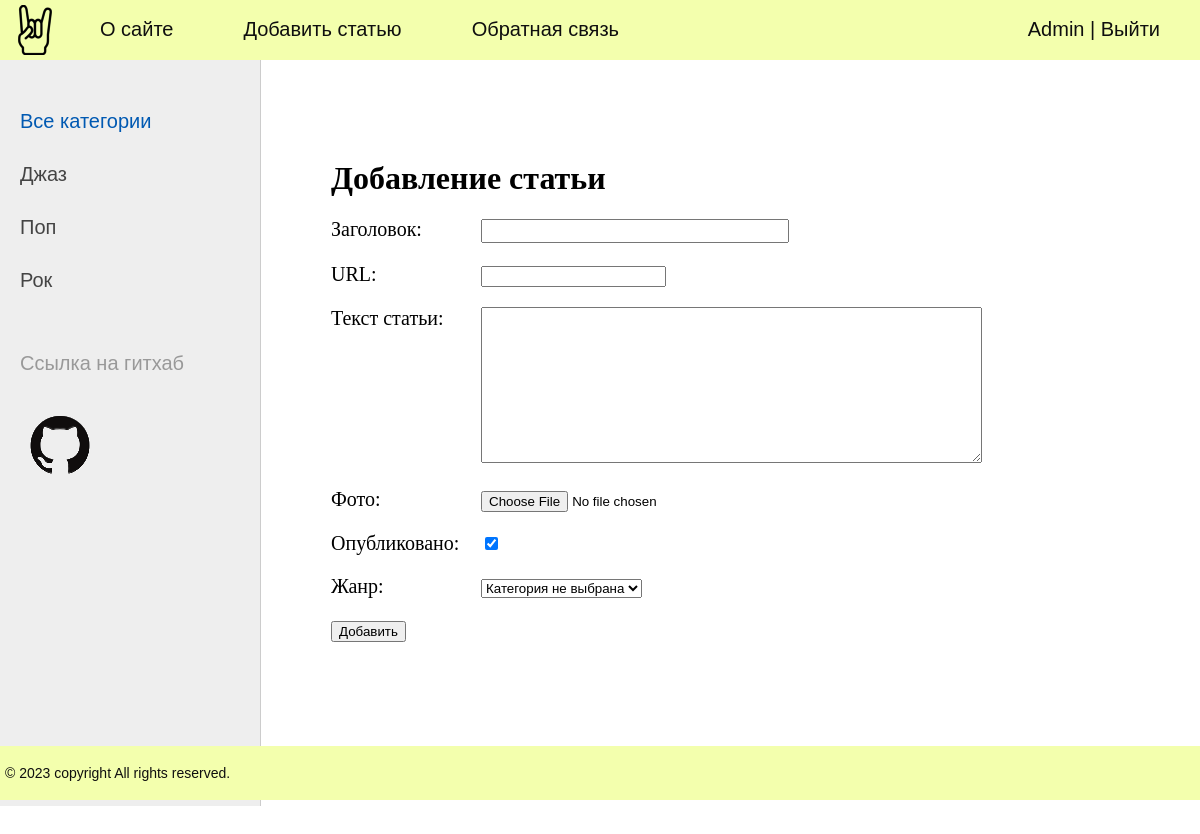
Screenshot of /addpage/ (signed in) with the database file from the repository.
### posts/models.py (models this page shows)
class Category(models.Model):
    name = models.CharField(max_length = 100, db_index = True, verbose_name = 'Жанр')
    slug = models.SlugField(max_length = 255, unique = True, db_index = True, verbose_name = 'URL')
    def __str__(self):
        return self.name
    def get_absolute_url(self):
        return reverse('posts:category', kwargs = {'cat_slug':self.slug})
    class Meta:
        verbose_name = 'Жанр'
        verbose_name_plural = 'Жанры'
        ordering = ['name']

### posts/views.py (the view)
# urls.py: path('addpage/', AddPage.as_view(), name='add_page'),
class AddPage(LoginRequiredMixin, DataMixin, CreateView):
    form_class = AddPostForm
    template_name = 'posts/addpage.html'
    success_url = reverse_lazy('posts:home')
    login_url = reverse_lazy('posts:home')
    def get_context_data(self, *, object_list = None, **kwargs):
        context = super().get_context_data(**kwargs)
        c_def = self.get_user_context(title='Добавление статьи')
        context = dict(list(context.items()) + list(c_def.items()))
        return context

### posts/forms.py (shortened to what this page needs)
class AddPostForm(forms.ModelForm):
    def __init__(self, *args, **kwargs):
        super().__init__(*args, **kwargs)
        self.fields['cat'].empty_label = "Категория не выбрана"
    class Meta:
        model = Musician
        fields = ['title', 'slug', 'content', 'photo', 'is_published', 'cat']
        widgets = {
            'title': forms.TextInput(attrs={'class': 'form-input'}),
            'content': forms.Textarea(attrs={'cols': 60, 'rows': 10}),
        }

### posts/utils.py (called while the page is built)
    def get_user_context(self, **kwargs):
            context = kwargs
            cats = Category.objects.annotate(Count('musician'))
            user_menu = menu.copy ()
            if not self.request.user.is_authenticated:
                user_menu.pop(1)
            context['menu'] = user_menu
            context['cats'] = cats
            if 'cat_selected' not in context:
                  context['cat_selected'] = 0
            return context

### posts/templates/posts/addpage.html (shortened to what this page needs)
{% extends 'layout/base.html' %}
{% block content %}
<h1>{{title}}</h1>
<form action="{% url 'posts:add_page' %}" method="post" enctype="multipart/form-data">
    {% for f in form %}
    <p><label class="form-label" for="{{ f.id_for_label }}">{{f.label}}:</label>{{ f }}</p>
    {% endfor %}
    <button type="submit">Добавить</button>
</form>
{% endblock %}

### posts/templates/layout/base.html (shortened to what this page needs)
{% load static %}
{% load posts_tags %}
<!DOCTYPE html>
<html>
<head>
	<link type="text/css" href="{% static 'posts/css/styles.css' %}" rel="stylesheet" />
</head>
<body>
	<table class="table-page" border=0 cellpadding="0" cellspacing="0">
		<tr>
			<td valign=top>
				{% block mainmenu %}
				<div class="header">
					<ul id="mainmenu" class="mainmenu">
						<li class="logo"><a href="{% url 'posts:home'%}">
								<div class="logo"></div>
							</a></li>
						{% for m in menu %}
						<li><a href="{% url m.url_name %}">{{m.title}}</a></li>
						{% endfor %}
						{% if request.user.is_authenticated %}
						<li class="last">{{user.username}} | <a href="{% url 'posts:logout' %}">Выйти</a></li>
						{% else %}
						<li class="last"><a href="{% url 'posts:register' %}">Регистрация</a> | <a href="{% url 'posts:login' %}">Войти</a></li>
						{% endif %}
					</ul>
				</div>
				{% endblock mainmenu %}
				<table class="table-content" border=0 cellpadding="0" cellspacing="0">
					<tr>
						<td valign="top" class="left-chapters">
							<ul id="leftchapters">
								{% if cat_selected == 0 %}
								<li class="selected">Все категории</li>
								{% else %}
								<li><a href="{% url 'posts:home' %}">Bce категории</a></li >
								{% endif %}
								{% for c in cats %}
								{% if  c.musician__count > 0 %}
								{% if c.pk == cat_selected %}
								<li class="selected">{{c.name}}</li>
								{% else %}
								<li><a href="{{ c.get_absolute_url }}">{{c.name}}</a></li>
								{% endif %}
								{% endif %}
								{% endfor %}
								<li class="share">
									<p>Ссылка на гитхаб</p>
									<a class="share-yt" href="https://github.com/ViktorovGO" target="_blank"
										rel="nofollow"></a>
								</li>
							</ul>
						</td>
						<td valign="top" class="content">
							<div class="content-text">
								{% block content %}
								{% endblock %}
							</div>
						</td>
					</tr>
				</table>
			</td>
		</tr>
		<tr>
			<td valign=top>
				<div id="footer">
					<p>&copy; 2023 copyright All rights reserved.</p>
				</div>
			</td>
		</tr>
	</table>
</body>
</html>

### posts/static/posts/css/styles.css (style rules this page uses)
html, body { font-family: 'Arial'; margin: 0; padding: 0; height: 100%; width: 100%; color: #444; }
a { color: #0059b2; text-decoration: none; }
.table-page { width: 100%; height: 100%; vertical-align: top; }
.table-page tr { height: 100%; }
.header { background: #f3ffad; height: 60px; }
.logo { background: url('../images/logo.png') no-repeat 10px 5px; width: 70px; height: 60px; }
ul.mainmenu { list-style: none; margin: 0; padding: 0; height: 60px; color: #0f0f0f; font-size: 20px; overflow: hidden; }
ul.mainmenu li { float: left; margin: 18px 40px 0 30px; }
ul.mainmenu li.logo { margin: 0; }
ul.mainmenu li.last { float: right; }
ul.mainmenu li a { color: #0f0f0f; text-decoration: none; }
.table-content { width: 100%; min-height: 100%; height: 100%; }
.left-chapters { margin: 0; background: #eee; border-right: 1px solid #ccc; min-height: 100%; }
.left-chapters ul { width: 230px; min-height: 100%; margin: 0; padding: 20px 10px 10px 20px; list-style: none; font-size: 20px; }
.left-chapters ul li { margin: 30px 0 0 0; color: #999; }
.left-chapters ul li.selected { color: #0059b2; }
.left-chapters ul li a { color: #444; text-decoration: none; }
.left-chapters ul li.share { margin: 60px 0 0 0; }
.left-chapters ul li.share p { margin: 30px 0 30px 0; }
.left-chapters ul li.share a { display: inline-block; width: 40px; height: 40px; margin: 0 20px 0 0; }
.left-chapters ul li.share a.share-yt { width: 100%; height: 80px; background: url('../images/Github_logo.png') no-repeat 0 0 }
.content { padding: 40px 20px 20px 40px; width: 100%; box-sizing: border-box; }
.content-text { margin: 60px 0 0 30px; color: #000; font-size: 20px; font-family: Yandex Sans Display Light; }
.content-text h1 { font-size: 32px; }
#footer { box-sizing: border-box; background: #f3ffad; padding: 5px; color: #0f0f0f; font-size: 14px; font-family: Verdana, Geneva, Arial, Helvetica; text-align: left; overflow: hidden; }
.form-input { width: 300px; font-size: 16px; }
.form-label { display: inline-block; min-width: 150px; vertical-align: top; }

### rows the page displays
Category: name "Джаз"
Category: name "Поп"
Category: name "Рок"

### other values shown
{{ m.title }} "О сайте" "Добавить статью" "Обратная связь"
{{ user.username }} "Admin"
{{ title }} "Добавление статьи"
{{ f.label }} "Заголовок" "URL" "Текст статьи" "Фото" "Опубликовано" "Жанр"
